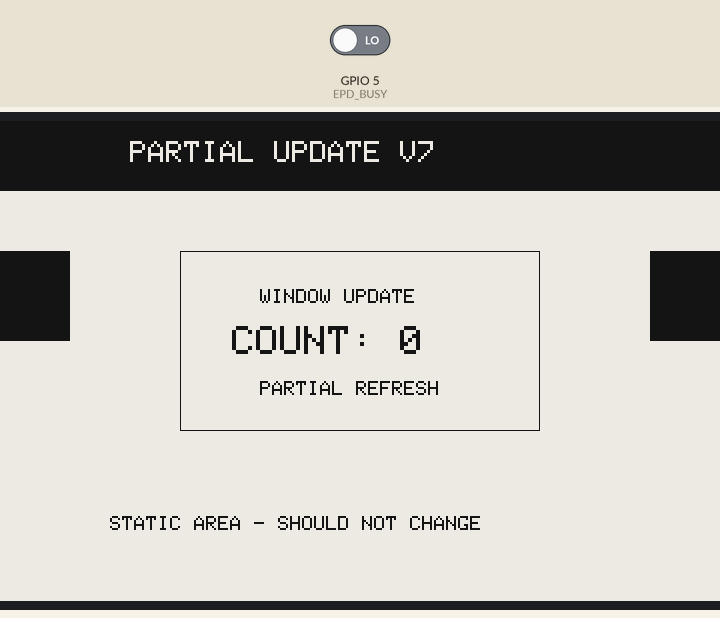
This sketch was run on a simulated ESP32. Parts: 800×480 one-colour display. Inputs (shaded band) come from the test bench; at power-on: GPIO 5 (EPD_BUSY) LOW. What the sketch prints to the serial monitor is not drawn.

Above: at 6.1 s.

The sketch:

02_partial_refresh_v7.ino
```cpp
/*
  TEST 02 — Center-window partial refresh (based on PASSED V7)
  STATUS: Hardware-validated 2026-10-29; no ghosting observed.
  PURPOSE: Change only a 320x136 window; retain static header and footer.
  EXPECTED: COUNT 0 -> 1 -> 2 -> 3 -> 4, then a final full refresh.
  SERIAL: 115200 baud; _Update_Part should be much faster than _Update_Full.
  REQUIRED: GxEPD2 + Adafruit GFX, known working hardware wiring.
  PIN MAP: BUSY=5, RST=6, DC=7, CS=10, MOSI=11, SCK=12.
  NOTE: Does not continuously refresh; repeated partials can eventually ghost.
*/
#include <Arduino.h>
#include <SPI.h>
#include <GxEPD2_BW.h>

#define EPD_CS    10
#define EPD_DC     7
#define EPD_RST    6
#define EPD_BUSY   5
#define EPD_SCK   12
#define EPD_MOSI  11

GxEPD2_BW<
  GxEPD2_750_GDEY075T7,
  GxEPD2_750_GDEY075T7::HEIGHT
> display(GxEPD2_750_GDEY075T7(EPD_CS, EPD_DC, EPD_RST, EPD_BUSY));

// Byte-aligned update window. The permanent border is OUTSIDE this window.
const int PX = 240;
const int PY = 152;
const int PW = 320;
const int PH = 136;

volatile uint32_t busyTransitions = 0;

void IRAM_ATTR busyChanged() {
  busyTransitions++;
}

void drawStaticLayout() {
  display.fillScreen(GxEPD_WHITE);
  display.fillRect(0, 0, 800, 70, GxEPD_BLACK);
  display.setTextColor(GxEPD_WHITE);
  display.setTextSize(3);
  display.setCursor(170, 20);
  display.print("PARTIAL UPDATE V7");

  display.fillRect(20, 130, 90, 90, GxEPD_BLACK);
  display.fillRect(690, 130, 90, 90, GxEPD_BLACK);
  display.drawRect(220, 130, 360, 180, GxEPD_BLACK);

  display.setTextColor(GxEPD_BLACK);
  display.setTextSize(2);
  display.setCursor(150, 395);
  display.print("STATIC AREA - SHOULD NOT CHANGE");
}

void drawCounter(int value) {
  // Clear old digits before writing new ones (critical for partial updates).
  display.fillRect(PX, PY, PW, PH, GxEPD_WHITE);
  display.setTextColor(GxEPD_BLACK);

  display.setTextSize(2);
  display.setCursor(300, 168);
  display.print("WINDOW UPDATE");
  display.setTextSize(4);
  display.setCursor(272, 205);
  display.print("COUNT: ");
  display.print(value);
  display.setTextSize(2);
  display.setCursor(300, 260);
  display.print("PARTIAL REFRESH");
}

void fullRefresh(int value) {
  display.setFullWindow();
  unsigned long started = millis();
  display.firstPage();
  do {
    drawStaticLayout();
    drawCounter(value);
  } while (display.nextPage());

  Serial.print("Full refresh duration: ");
  Serial.print(millis() - started);
  Serial.println(" ms");
}

void partialRefresh(int value) {
  display.setPartialWindow(PX, PY, PW, PH);
  unsigned long started = millis();
  display.firstPage();
  do {
    drawCounter(value);
  } while (display.nextPage());

  Serial.print("Partial refresh ");
  Serial.print(value);
  Serial.print(" duration: ");
  Serial.print(millis() - started);
  Serial.println(" ms");
  Serial.print("BUSY transitions: ");
  Serial.println((uint32_t)busyTransitions);
}

void setup() {
  Serial.begin(115200);
  delay(2000);
  Serial.println("=== DISPLAY TEST V7 ===");

  pinMode(EPD_BUSY, INPUT);
  attachInterrupt(digitalPinToInterrupt(EPD_BUSY), busyChanged, CHANGE);
  SPI.begin(EPD_SCK, -1, EPD_MOSI, EPD_CS);
  display.epd2.selectSPI(SPI, SPISettings(2000000, MSBFIRST, SPI_MODE0));
  display.init(115200);
  display.setRotation(0);

  Serial.print("Partial update support: ");
  Serial.println(display.epd2.hasPartialUpdate ? "YES" : "NO");
  Serial.print("Fast partial support: ");
  Serial.println(display.epd2.hasFastPartialUpdate ? "YES" : "NO");

  Serial.println("Drawing initial screen...");
  fullRefresh(0);
  delay(3000);

  // Four successive partial updates; watch for ghosting or unwanted flashing.
  for (int count = 1; count <= 4; count++) {
    Serial.print("Updating count to ");
    Serial.println(count);
    partialRefresh(count);
    delay(2000);
  }

  Serial.println("Final full refresh...");
  fullRefresh(4);
  display.hibernate();
  Serial.println("=== TEST V7 COMPLETE ===");
}

void loop() {
  // No repeating refreshes. Press Reset to rerun the experiment.
}
```
